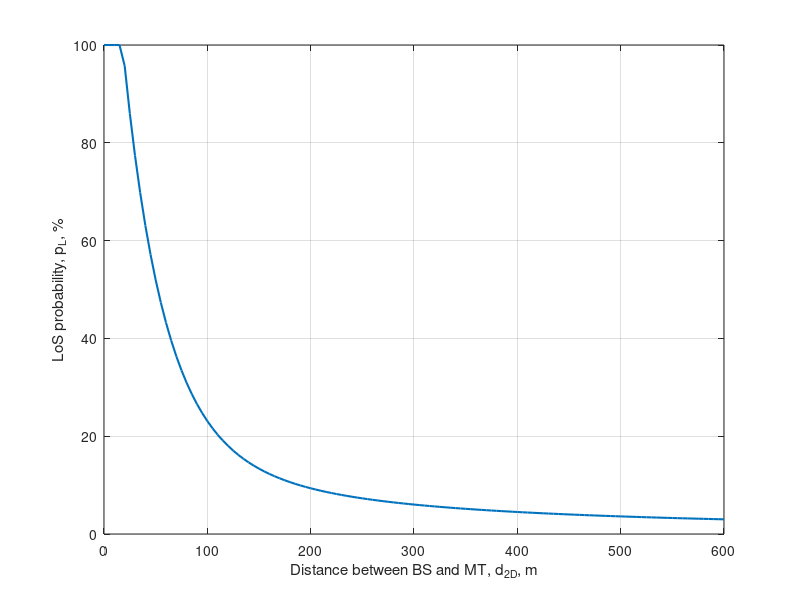

Here is the MATLAB script that generated this plot:
%%%%%%%%%%%%%%%%%%%%%%%%%%%%%%%%%%%%%%%%%%%%%%%%%%%%%%%%%%%%%%%%%%%%%%%%%%%%%%%%%%
% This code generates Fig.1 LoS probability as a function of 2D distance between % 
% the BS and the MT according to 3GPP UMi Street Canyon model.                   %
% Article: [name]                                                                %
% Download article: [link]                                                       %
% This is version 1.0 (Last edited: 2022-07-13)                                  %
% Author: N. Chukhno                                                             %
% University Mediterranea of Reggio Calabria, Italy and CNIT, Italy.             %
% Universitat Jaume I, Spain                                                     %
% Email: nadezda.chukhno@unirc.it                                                %
%%%%%%%%%%%%%%%%%%%%%%%%%%%%%%%%%%%%%%%%%%%%%%%%%%%%%%%%%%%%%%%%%%%%%%%%%%%%%%%%%%

clc
clear all
d_array=0:5:600; % min distance:step:max distance
for i=1:length(d_array)
    d = d_array(i);
    if d<=18
        P_LOS_UMI(i)=1;
    else
        P_LOS_UMI(i)=18/d+exp(-d/36)*(1-18/d);
    end
end

plot(d_array,P_LOS_UMI*100,'LineWidth', 1.5)
ylabel('LoS probability, p_L, %')
xlabel('Distance between BS and MT, d_{2D}, m')
grid on